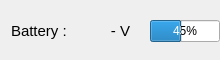
<?xml version="1.0" encoding="UTF-8"?>
<ui version="4.0">
 <class>Form</class>
 <widget class="QWidget" name="Form">
  <property name="geometry">
   <rect>
    <x>0</x>
    <y>0</y>
    <width>220</width>
    <height>60</height>
   </rect>
  </property>
  <property name="minimumSize">
   <size>
    <width>220</width>
    <height>60</height>
   </size>
  </property>
  <property name="maximumSize">
   <size>
    <width>291</width>
    <height>60</height>
   </size>
  </property>
  <property name="windowTitle">
   <string>Form</string>
  </property>
  <property name="autoFillBackground">
   <bool>false</bool>
  </property>
  <layout class="QVBoxLayout" name="verticalLayout">
   <item>
    <widget class="QWidget" name="widget" native="true">
     <property name="sizePolicy">
      <sizepolicy hsizetype="Preferred" vsizetype="Preferred">
       <horstretch>0</horstretch>
       <verstretch>0</verstretch>
      </sizepolicy>
     </property>
     <property name="minimumSize">
      <size>
       <width>209</width>
       <height>40</height>
      </size>
     </property>
     <property name="maximumSize">
      <size>
       <width>500</width>
       <height>16777215</height>
      </size>
     </property>
     <layout class="QHBoxLayout" name="horizontalLayout">
      <property name="spacing">
       <number>0</number>
      </property>
      <property name="leftMargin">
       <number>0</number>
      </property>
      <property name="topMargin">
       <number>0</number>
      </property>
      <property name="rightMargin">
       <number>0</number>
      </property>
      <property name="bottomMargin">
       <number>0</number>
      </property>
      <item>
       <widget class="QLabel" name="battery_label">
        <property name="enabled">
         <bool>true</bool>
        </property>
        <property name="minimumSize">
         <size>
          <width>80</width>
          <height>35</height>
         </size>
        </property>
        <property name="maximumSize">
         <size>
          <width>80</width>
          <height>16777215</height>
         </size>
        </property>
        <property name="font">
         <font>
          <pointsize>11</pointsize>
         </font>
        </property>
        <property name="text">
         <string>Battery :</string>
        </property>
       </widget>
      </item>
      <item>
       <widget class="QLabel" name="battery_value">
        <property name="minimumSize">
         <size>
          <width>30</width>
          <height>0</height>
         </size>
        </property>
        <property name="maximumSize">
         <size>
          <width>70</width>
          <height>16777215</height>
         </size>
        </property>
        <property name="font">
         <font>
          <pointsize>11</pointsize>
         </font>
        </property>
        <property name="text">
         <string>- V</string>
        </property>
        <property name="alignment">
         <set>Qt::AlignCenter</set>
        </property>
       </widget>
      </item>
      <item>
       <widget class="QProgressBar" name="progressBar">
        <property name="sizePolicy">
         <sizepolicy hsizetype="Fixed" vsizetype="Fixed">
          <horstretch>0</horstretch>
          <verstretch>0</verstretch>
         </sizepolicy>
        </property>
        <property name="minimumSize">
         <size>
          <width>50</width>
          <height>0</height>
         </size>
        </property>
        <property name="maximumSize">
         <size>
          <width>70</width>
          <height>16777215</height>
         </size>
        </property>
        <property name="minimum">
         <number>154</number>
        </property>
        <property name="maximum">
         <number>165</number>
        </property>
        <property name="value">
         <number>159</number>
        </property>
       </widget>
      </item>
     </layout>
    </widget>
   </item>
  </layout>
 </widget>
 <resources/>
 <connections/>
</ui>
